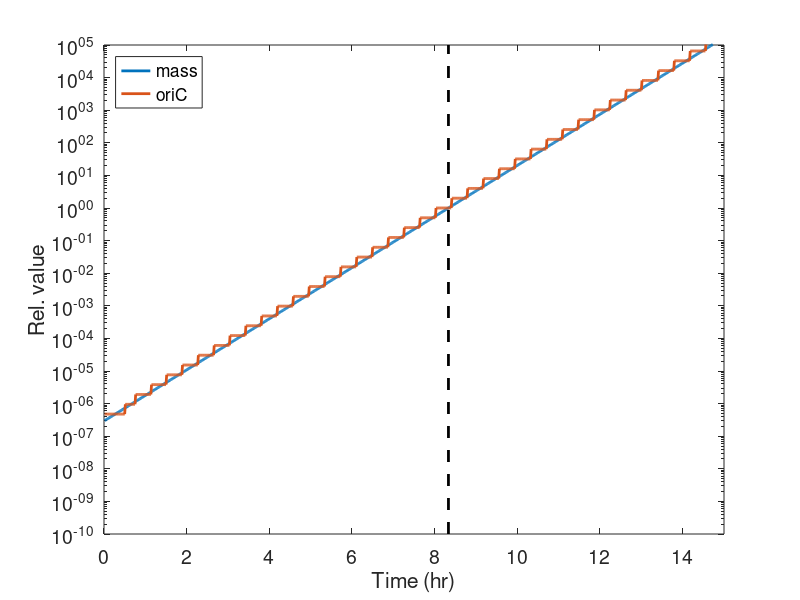
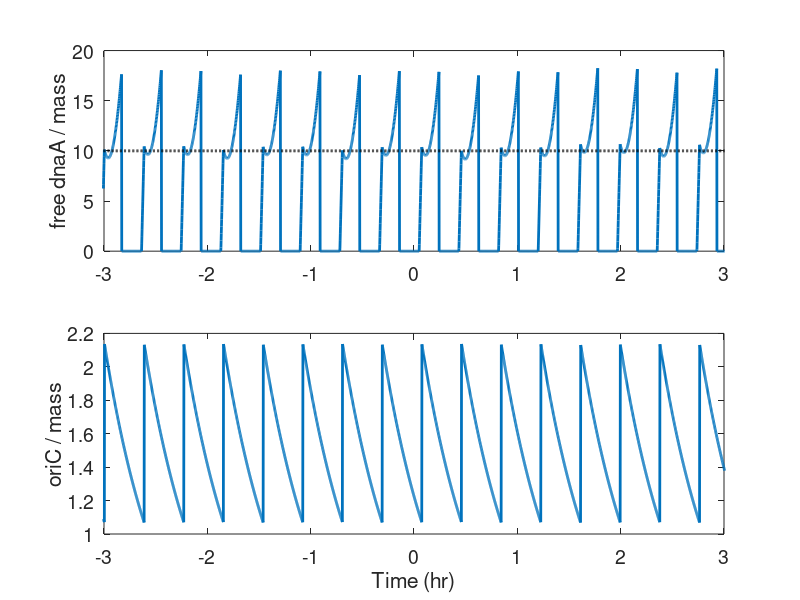

Recreate these plots in MATLAB, in order.
% this script describe the hns dnaA initial model + adder division model
% the core of this model is OriC/determine adder at each division

close all ; clear all ;
tic;
%% global parameters
TT = 1000 ; % total calculation time (min)
dt = 0.1 ; % calculation time step (min)
dtR = 1 ; % time step for recording (min)
RTlist = dtR : dtR : TT ; % time list (min)
Ctime = 500; % changing time of hns expression (min)


CAcc = 10 ; % critical cytoplasmic dnaA concentration to initiate DNA replication 
alpha0 = 5;
datAn = 100 ; % dnaA binding site on datA
Chns = 300 ; % number of hns binding to each chromosome
alphaH0 = 200;
Tseq = 10;
dTdatA = 10 ; % time delay between OriC and datA (min)

DT = 23; 
Cperiod = 42;
DNAlength = ceil(Cperiod/dt) ; % DNA length is set to fix V fork = 1 ;
lambda0 = log(2)/DT ; % cell mass growth rate (min^-1)


Tlist = dt:dt:TT;
% alpha0_list = nan(size(Tlist));
% alpha0_list(1:Ctime/dt) = alpha0;
% alpha0_list(Ctime/dt:end) = 0;


% figure;
% plot(Tlist/60,alpha0_list);
% xlabel('time (hr)');
% ylabel('\alpha_0')
% drawnow;

%% initiation 

DNAcopy = 1*ones(1,DNAlength);
DNA = sum(DNAcopy)/DNAlength ;
OriC = DNAcopy(1);
Nd = DNAcopy(dTdatA/dt+1); 

nrep = 1 ; % number of DNA replication. starting from 1, not 0
ndiv = 1; % number of cell division

V = 1 ; % initial cell mass
A = 1 ; % initial dnaA protein
H = alphaH0 * V;
Abox = max((Nd*datAn + DNA*Chns - H),0);
Af = max((A - Abox),0) ;
lambda = lambda0;
alpha = alpha0; 

rpt = NaN(1,ceil(TT/DT)+10) ;
Prep = 1;
RpO = 1;

%% main loop
for t = 1 : length(Tlist)
    
%     alpha = alpha0_list(t);
    alpha = alpha0;
    
    OriC = DNAcopy(1);
    DNA = sum(DNAcopy)/DNAlength ;
    Nd = DNAcopy(dTdatA/dt+1); % copy number of datA
    A = A + alpha*V*dt;
    V = V + lambda*V*dt ;
    H = alphaH0*V;
    Abox = max((Nd*datAn + DNA*Chns - H),0);
    Af = max(A-Abox,0);
    
    % check new replication initiation condition
    if Af/V > CAcc && RpO == 1
%     if Af/V > CAcc
        nrep = nrep +1; % replication number +1
        Prep(nrep) = 1 ; % generate new replication position
        rpt(nrep) = t*dt; % replication time +dt
        RpO = 0; % stop new replicaiton initiation
    end
    
    if t == ceil((rpt(nrep) + Tseq)/dt); RpO = 1; end
    
    
    % DNA replication
    for f = 1 : length(Prep) 
        if Prep(f) <= Cperiod/dt
           DNAcopy(Prep(f)) = DNAcopy(Prep(f))*2 ; % all DNA replicates
            Prep(f) = Prep(f) +1 ; % replication position moves
        else if Prep(f) > Cperiod/dt % DNA replication terminates
            Prep(f) = NaN ;   
            end
        end
    end
    

    % recording
    if rem(t*dt,dtR)==0 
        Rec_A(t*dt/dtR) = A ; % 
        Rec_Af(t*dt/dtR) = Af ; % 
        Rec_V(t*dt/dtR) = V  ; 
        Rec_OriC(t*dt/dtR) = OriC ; 
        Rec_DNA(t*dt/dtR) = DNA ; 
    end
    
    
    list_A(t) = A ; % 
    list_Af(t) = Af ; % 
    list_V(t) = V ; % 
    list_OriC(t) = OriC ; % 
    
end

toc;
%% plot time course data

ht=figure(); 
semilogy(RTlist/60,Rec_V/(Rec_V(Ctime/dtR)),'linewidth',2); hold all
semilogy(RTlist/60,Rec_OriC/(Rec_OriC(Ctime/dtR)),'linewidth',2); hold all
semilogy([Ctime Ctime]/60,[10^-10 10^5],'k--','linewidth',2); hold all
xlim([0 15]); ylim([10^-10 10^5])
xlabel('Time (hr)'); ylabel('Rel. value');
legend('mass','oriC','location','NorthWest'); hold off
set(gca,'fontsize',14);
drawnow


%%
h=figure('position',[100 100 500 600]); 
% subplot(3,1,1)
% plot((Tlist(3000:7000)-Ctime)/60,alpha0_list(3000:7000),'linewidth',2); hold all
% ylabel('\alpha_A'); xlim([-3 3]);
% set(gca,'fontsize',14);
subplot(2,1,1)
plot((Tlist(3000:7000)-Ctime)/60,list_Af(3000:7000)./list_V(3000:7000),'linewidth',2); hold all
plot((Tlist(3000:7000)-Ctime)/60, 10*ones(size((Tlist(3000:7000)-Ctime)/60)),'k--','linewidth',2);
ylabel('free dnaA / mass');xlim([-3 3]);
set(gca,'fontsize',14);
subplot(2,1,2)
plot((Tlist(3000:7000)-Ctime)/60,list_OriC(3000:7000)./list_V(3000:7000),'linewidth',2); hold all
ylabel('oriC / mass');xlim([-3 3]);

xlabel('Time (hr)');
set(gca,'fontsize',14);
drawnow
